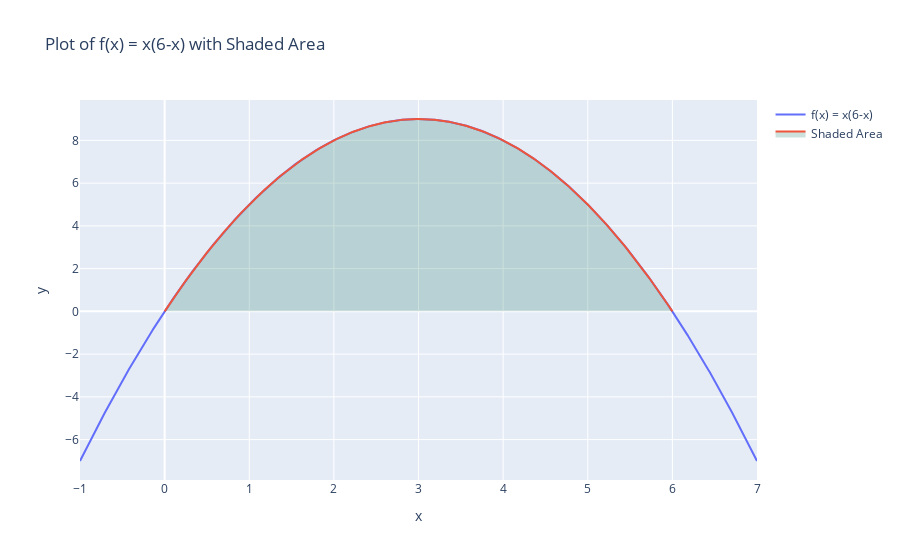

Source (notebook cell):
### Code cell
x_values = np.linspace(-1, 7, 1000)
y_values = fi(x_values)
x2 = np.linspace(0,6,1000)
y2 = fi(x2)

fig = go.Figure()

fig.add_trace(go.Scatter(x=x_values, y=y_values, mode='lines', name='f(x) = x(6-x)'))

fig.add_trace(go.Scatter(x=x2, y=y2, fill='toself', fillcolor='rgba(0,100,80,0.2)', name='Shaded Area'))

fig.update_layout(
    title="Plot of f(x) = x(6-x) with Shaded Area",
    xaxis_title="x",
    yaxis_title="y",
)

fig.show()

### Figure 1 — Plotly figure (JSON) as saved in the notebook; plotly's stock layout.template omitted (floating-point values rounded to 4 significant figures; data arrays with more than 128 entries replaced by an {"elided": "..."} marker saying what was removed)
{"data": [{"mode": "lines", "name": "f(x) = x(6-x)", "type": "scatter", "x": {"elided": "1000 float values"}, "y": {"elided": "1000 float values"}}, {"fill": "toself", "fillcolor": "rgba(0,100,80,0.2)", "name": "Shaded Area", "type": "scatter", "x": {"elided": "1000 float values"}, "y": {"elided": "1000 float values"}}], "layout": {"title": {"text": "Plot of f(x) = x(6-x) with Shaded Area"}, "xaxis": {"title": {"text": "x"}}, "yaxis": {"title": {"text": "y"}}}}
